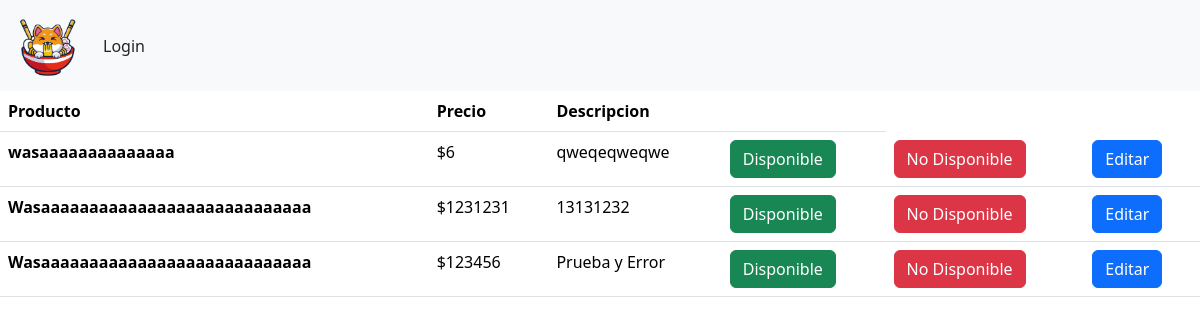
The page /menuadmin on the database as committed earlier.
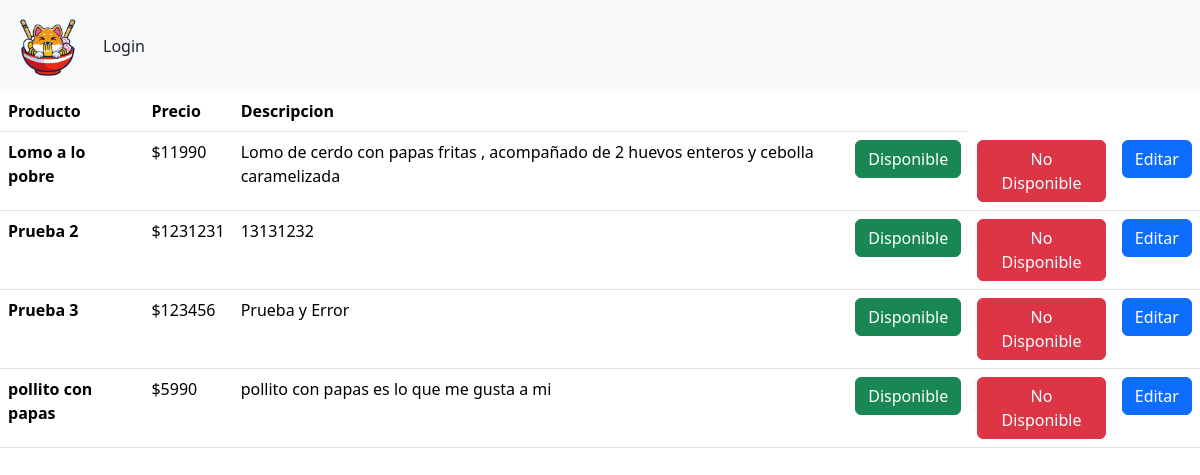
The same page on the database as committed later.
### appweb/models.py (models this page shows, shortened)
class Platos(models.Model):
    ID_Plato = models.AutoField(primary_key=True, help_text="Id del plato")
    Nombre = models.CharField(max_length=50)
    Costo = models.IntegerField()
    Region = models.CharField(max_length=50)
    Cantidad_Comensales = models.IntegerField()
    Descripcion = models.TextField(max_length=200)
    Disponibilidad = models.BooleanField()
    imagen = models.ImageField(upload_to="Platos", null=True)

### appweb/views.py (the view)
# urls.py: path('menuadmin', menuadmin , name='menuadmin'),
def menuadmin(request):
    Menu_local = Platos.objects.all()
    data = {
        "Menu" : Menu_local
    }
    return render(request,"mantenedor/admin/menuadmin.html", data)

### appweb/templates/mantenedor/admin/menuadmin.html
{% extends 'base.html' %}
{% block contenido %}
    <table class="table">
        <thead>
          <tr>
            <th scope="col">Producto</th>
            <th scope="col">Precio</th>
            <th scope="col">Descripcion</th>
            <th scope="col"></th>
          </tr>
        </thead>
        <tbody>
            {% for m in Menu %}
          <tr>
            <th scope="row"> {{ m.Nombre }} </th>
            <td> ${{ m.Costo }} </td>
            <td> {{ m.Descripcion }} </td>
            <td> <a href="{% url 'activaplato' m.Nombre %}" class="btn btn-success"> Disponible </a>  </td>
            <td> <a href="{% url 'desactivaplato' m.Nombre %}" class="btn btn-danger"> No Disponible </a>  </td>
            <td> <a href="{% url 'modificarmenu' m.Nombre %}" class="btn btn-primary"> Editar </a>  </td>
          </tr>
          {% endfor %}
        </tbody>
    </table>
  {% endblock %}

### appweb/templates/base.html (shortened to what this page needs)
<!DOCTYPE html>
<html lang="en">
<head>
  {% load static%}
  <link href="https://cdn.jsdelivr.net/npm/bootstrap@5.3.3/dist/css/bootstrap.min.css" rel="stylesheet">
  <link rel="stylesheet"  href="{% static 'design/design.css' %}">
  <link rel="stylesheet" href="https://cdnjs.cloudflare.com/ajax/libs/font-awesome/4.7.0/css/font-awesome.min.css">
</head>
<body>
  <nav class="navbar navbar-expand-lg bg-body-tertiary">
    <div class="container-fluid">
      <a class="navbar-brand" href="{% url 'index' %}"><img class="logo"src="{% static 'image/TecnoFood.png' %}" alt="Logo" style="width:75px;height:65px;"></a>
      <div class="collapse navbar-collapse" id="navbarSupportedContent">
        {% if user.is_authenticated and user.is_superuser == False %}
        <ul class="navbar-nav me-auto mb-2 mb-lg-0">
          <a class="nav-link" href="#" role="button" data-bs-toggle="dropdown" aria-expanded="false">
            Bienvenido {{user.username}}
          </a>
          <li class="nav-item">
            <a class="nav-link" href="">Compra en Linea</a>
          </li>
        </ul>
        {% else %}
        <a class="nav-link" href="{% url 'login' %}">Login</a>
      {% endif %}
      </div>
    </div>
  </nav>
  <main>
      {% block contenido %}
      {% endblock %}
  </main>
</body>
</html>

Rows that differ between the two databases and show on the page:
removed Platos: Nombre "wasaaaaaaaaaaaaaa", Costo "6", Descripcion "qweqeqweqwe"
added Platos: Nombre "Lomo a lo pobre", Costo "11990", Descripcion "Lomo de cerdo con papas fritas , acompañado de 2 huevos enteros y cebolla caramelizada"
changed Platos: Nombre "Wasaaaaaaaaaaaaaaaaaaaaaaaaaaaa" → "Prueba 2"
changed Platos "Prueba y Error": Nombre "Wasaaaaaaaaaaaaaaaaaaaaaaaaaaaa" → "Prueba 3"
added Platos: Nombre "pollito con papas", Costo "5990", Descripcion "pollito con papas es lo que me gusta a mi"
